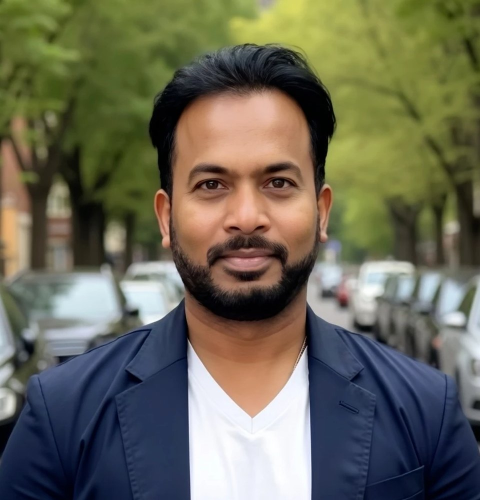
#> input picture img/profile.jpg, 960 x 1000 px (shown at 1/2 size)
$ python make_icons.py
#> lines starting #> are read from the running program, lines starting #| are printed output that depends on the picture; after the words box and inside, x2 and y2 are one past the last pixel; in counts of white or black regions, pixels touching at a corner belong together
"""Make the site icons from the profile photo.

    python3 src/make_icons.py

Needs Pillow (pip install pillow). Nothing else in this repository does, and the site build never
runs this script: run it by hand only when img/profile.jpg changes, after moving BOX so that the
head fills the square, and commit the three files it writes.

    favicon.ico            16, 32 and 48 px, round, for browser tabs and bookmarks
    img/icon-192.png       192 px, round, for high-resolution tabs and search results
    apple-touch-icon.png   180 px, square, for the iPhone and iPad home screen (iOS rounds it itself)
"""
import sys
from pathlib import Path

from PIL import Image, ImageDraw, ImageFilter

root = Path(__file__).resolve().parent.parent
out = Path(sys.argv[1]) if len(sys.argv) > 1 else root

# left, top, right, bottom in img/profile.jpg: a square around the head.
BOX = (177, 62, 797, 682)
assert BOX[2] - BOX[0] == BOX[3] - BOX[1], "BOX must be square"

photo = Image.open(root / "img" / "profile.jpg").convert("RGB").crop(BOX)
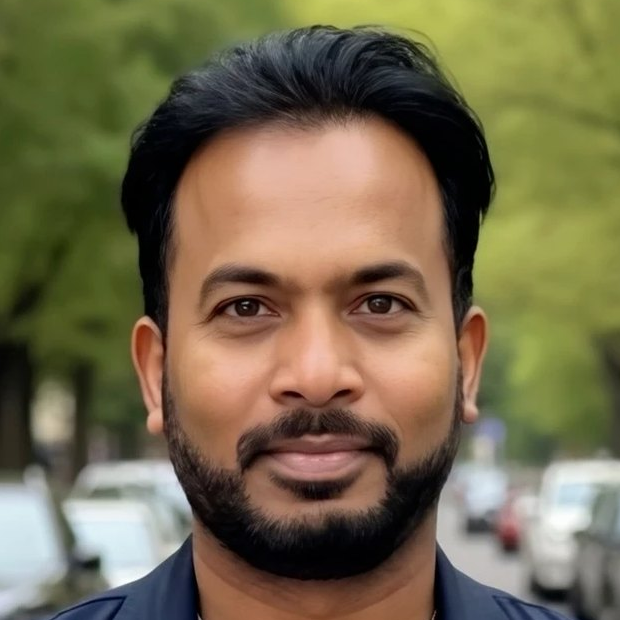
#> photo: PIL image 620x620 RGB; mean R, G, B 117, 106.7, 77.5


def face(size, round_corners):
#> called with size = 16, round_corners = True
    im = photo.resize((size, size), Image.LANCZOS)
    if size <= 48:
        im = im.filter(ImageFilter.UnsharpMask(radius=0.6, percent=60, threshold=0))
    if round_corners:
        big = size * 4
        mask = Image.new("L", (big, big), 0)
#> mask: PIL image 64x64 L; every value is 0
        ImageDraw.Draw(mask).ellipse((0, 0, big - 1, big - 1), fill=255)
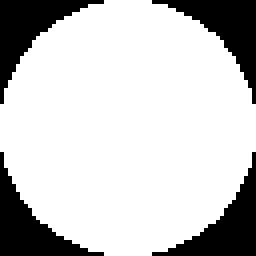
#> mask: PIL image 64x64 L (shown 4 times larger); 78.4% white; 4 black regions, box (x1, y1, x2, y2) and area: (0, 0, 26, 26) 221, (38, 0, 64, 26) 221, (0, 38, 26, 64) 221, (38, 38, 64, 64) 221
        im.putalpha(mask.resize((size, size), Image.LANCZOS))
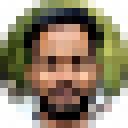
#> im: PIL image 16x16 RGBA (shown 8 times larger); mean R, G, B, A 117.6, 107.2, 77.7, 200.2; transparent parts drawn white
    im.info.clear()
    return im


small = [face(s, True) for s in (16, 32, 48)]
#> in face (call 2), `mask = Image.new("L", (big, big), 0)`: mask: PIL image 128x128 L; every value is 0
#> in face (call 2), `ImageDraw.Draw(mask).ellipse((0, 0, big - 1, big - 1), fill=255)`: mask: PIL image 128x128 L; 78.5% white; 4 black regions, box (x1, y1, x2, y2) and area: (0, 0, 56, 56) 881, (72, 0, 128, 56) 881, (0, 72, 56, 128) 881, (72, 72, 128, 128) 881
#> call 3 of face, with size = 48, round_corners = True
#> in face (call 3), `mask = Image.new("L", (big, big), 0)`: mask: PIL image 192x192 L; every value is 0
#> in face (call 3), `ImageDraw.Draw(mask).ellipse((0, 0, big - 1, big - 1), fill=255)`:
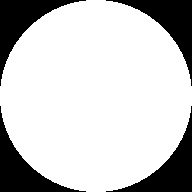
#> mask: PIL image 192x192 L; 78.5% white; 4 black regions, box (x1, y1, x2, y2) and area: (0, 0, 86, 86) 1980, (106, 0, 192, 86) 1980, (0, 106, 86, 192) 1980, (106, 106, 192, 192) 1980
#> in face (call 3), `im.putalpha(mask.resize((size, size), Image.LANCZOS))`:
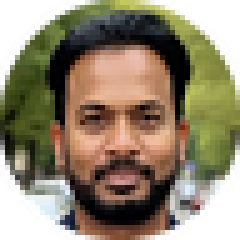
#> im: PIL image 48x48 RGBA (shown 5 times larger); mean R, G, B, A 117.1, 106.8, 77.5, 200.3; transparent parts drawn white
#> small = 3 items
small[-1].save(out / "favicon.ico", format="ICO", sizes=[(16, 16), (32, 32), (48, 48)], append_images=small[:-1])
(out / "img").mkdir(exist_ok=True)
face(192, True).save(out / "img" / "icon-192.png", optimize=True)
#> call 4 of face, with size = 192, round_corners = True
#> in face (call 4), `mask = Image.new("L", (big, big), 0)`: mask: PIL image 768x768 L; every value is 0
#> in face (call 4), `ImageDraw.Draw(mask).ellipse((0, 0, big - 1, big - 1), fill=255)`:
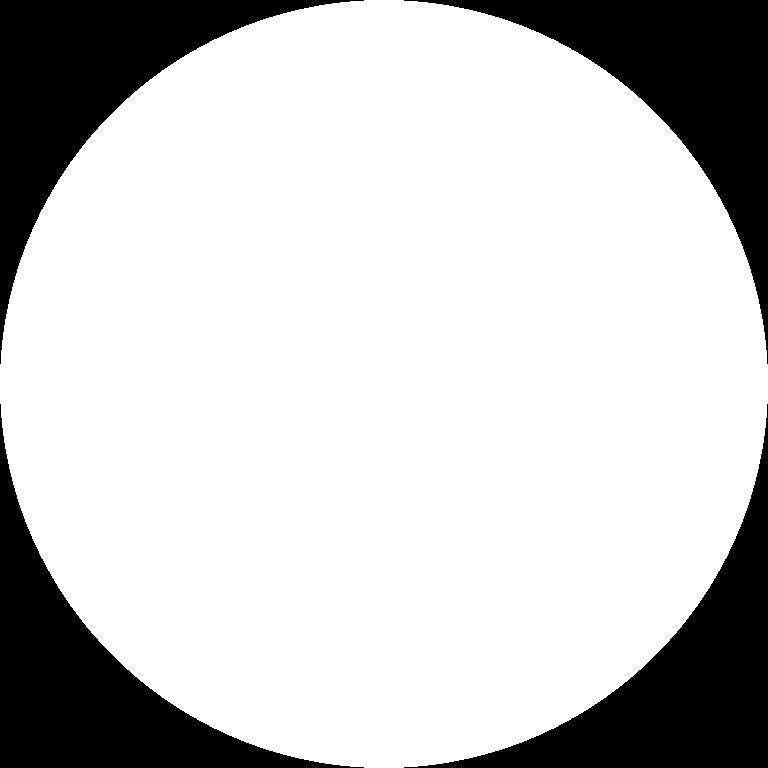
#> mask: PIL image 768x768 L; 78.5% white; 4 black regions, box (x1, y1, x2, y2) and area: (0, 0, 364, 364) 31677, (404, 0, 768, 364) 31677, (0, 404, 364, 768) 31677, (404, 404, 768, 768) 31677
#> in face (call 4), `im.putalpha(mask.resize((size, size), Image.LANCZOS))`:
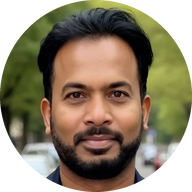
#> im: PIL image 192x192 RGBA; mean R, G, B, A 117, 106.7, 77.5, 200.2; transparent parts drawn white
face(180, False).save(out / "apple-touch-icon.png", optimize=True)
for name in ("favicon.ico", "img/icon-192.png", "apple-touch-icon.png"):
#> (the run stopped early here; a loop or call above may not have finished)
